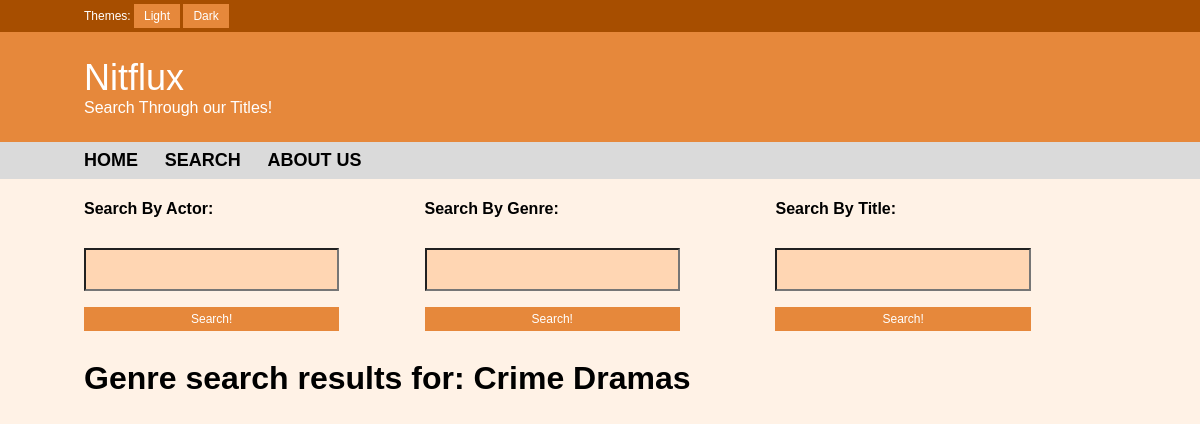
/search.php?genre=+Crime+Dramas, run on an earlier commit of the app's database.
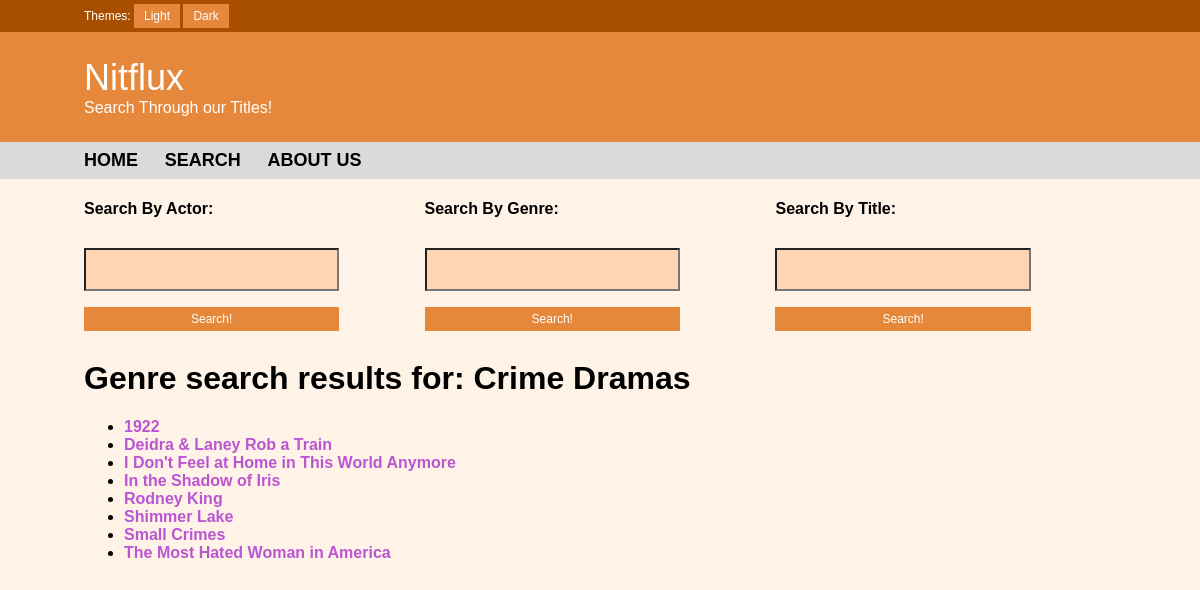
And on a later commit of the database.
### tables this page shows
CREATE TABLE `genres` (
  `genre` varchar(48) NOT NULL,
  `name` varchar(200) NOT NULL
);

### search.php (the view, shortened to what this page needs)
<!DOCTYPE html>
<html>
<head>
  <link rel="stylesheet" type="text/css" href="style.css">
</head>
<body onload="checkCookie()">
<div id="loginbar" class="loginbar">
  Themes:
  <button type="button" class="mybutton" onclick="switchLight()">Light</button>
  <button type="button" class="mybutton" onclick="switchDark()">Dark</button>
</div>
  <div id="titlebar" class="titlebar">
    <span style="font-size: 36px">Nitflux&nbsp;</span>
    <br>
    <span style="font-size: 16px">Search Through our Titles!</span>
</div>
<div id="menubar" class="menubar">
  <a href="./index.html" class="menulink">home</a>
  <a href="./search.php" class="menulink">search</a>
  <a href="./about.html" class="menulink">about us</a>
</div>
<div id="titles" class="main">
<div class="column-left">
<span><h4>Search By Actor:</h4>
<form action="search.php" method="GET">
  <input class="input" type="text" name="actor" >
  <br>
  <input class="mybutton" type="submit" value="Search!">
</form></div>
<div class="column-center">
<h4>Search By Genre:</h4>
<form action="search.php" method="GET">
  <input class="input" type="text" name="genre" >
  <br>
  <input class="mybutton" type="submit" value="Search!">
</form></span></div>
<div class="column-right">
<h4>Search By Title:</h4>
<form action="search.php" method="GET">
  <input class="input" type="text" name="movie" >
  <br>
  <input class="mybutton" type="submit" value="Search!">
</form></span></div>
<?php
  if(isset($_GET['actor'])) {
    echo "<h1>Actor search results for: " . $_GET['actor'] . "</h1>";
  }
  else if (isset($_GET['genre'])) {
    echo "<h1>Genre search results for: " . $_GET['genre'] . "</h1>";
  }
?>
<ul><?php
    try {
      $db = getDB();
      if(isset($_GET['actor'])) {
        $actor = addslashes($_GET['actor']);
        $sql = "SELECT name FROM actors WHERE actor LIKE '%" . $actor . "%' ORDER by name";
      }
      else if (isset($_GET['genre'])) {
        $genre = addslashes($_GET['genre']);
        $sql = "SELECT name FROM genres WHERE genre LIKE '%" . $genre . "%' ORDER by name";
      }
      $stmt = $db->query($sql);
    } catch(PDOException $e) {
      echo '{"error":{"text":'. $e->getMessage() .'}}';
    }
    foreach ($stmt as $row) {
      $movie = $row['name'];
      $urlMovie = urlencode($movie);
      echo "<li><a class=\"bloglink\" href=\"http://localhost/nitflux/entry.php?movie="
       . $urlMovie . "\">" .  $movie . "</a></li>";
    }
  ?></ul>
</div>
</body>
</html>

### style.css (style rules this page uses)
body { font-family: "Trebuchet MS", Helvetica, sans-serif; margin: 0; background-color: #fff2e6; }
.column-left { float: left; width: 33%; }
.column-right { float: right; width: 33%; }
.column-center { display: inline-block; width: 33%; }
input { width: 75%; padding: 12px 20px; margin: 8px 0; box-sizing: border-box; background-color: #ffd6b3; }
.loginbar { background-color: rgb(167, 78, 0); font-size: 12px; color: white; padding: 4px 7% 4px 7%; }
.titlebar { background-color: rgb(230, 136, 59); padding: 25px 7% 25px 7%; color: white; }
.menubar { background-color: rgb(218, 218, 218); padding: 8px 7% 8px 7%; }
.main { padding-top: 0%; margin-top: 0%; background-color: #fff2e6; box-sizing: border-box; padding-left: 7%; padding-right: 7%; }
.mybutton { background-color: rgb(230, 136, 59); border: none; color: white; text-align: center; font-size: 12px; padding: 5px 10px; }
a.menulink { color: black; text-decoration: none; font-weight: bold; text-transform: uppercase; font-size: 18px; }
a.bloglink { color: mediumorchid; text-decoration: none; font-weight: bold; font-size: 16px; }

What changed in the data, as far as the page shows it:
added genres: name "1922"
added genres: name "Deidra & Laney Rob a Train"
added genres: name "I Don't Feel at Home in This World Anymore"
added genres: name "In the Shadow of Iris"
added genres: name "Rodney King"
added genres: name "Shimmer Lake"
added genres: name "Small Crimes"
added genres: name "The Most Hated Woman in America"
